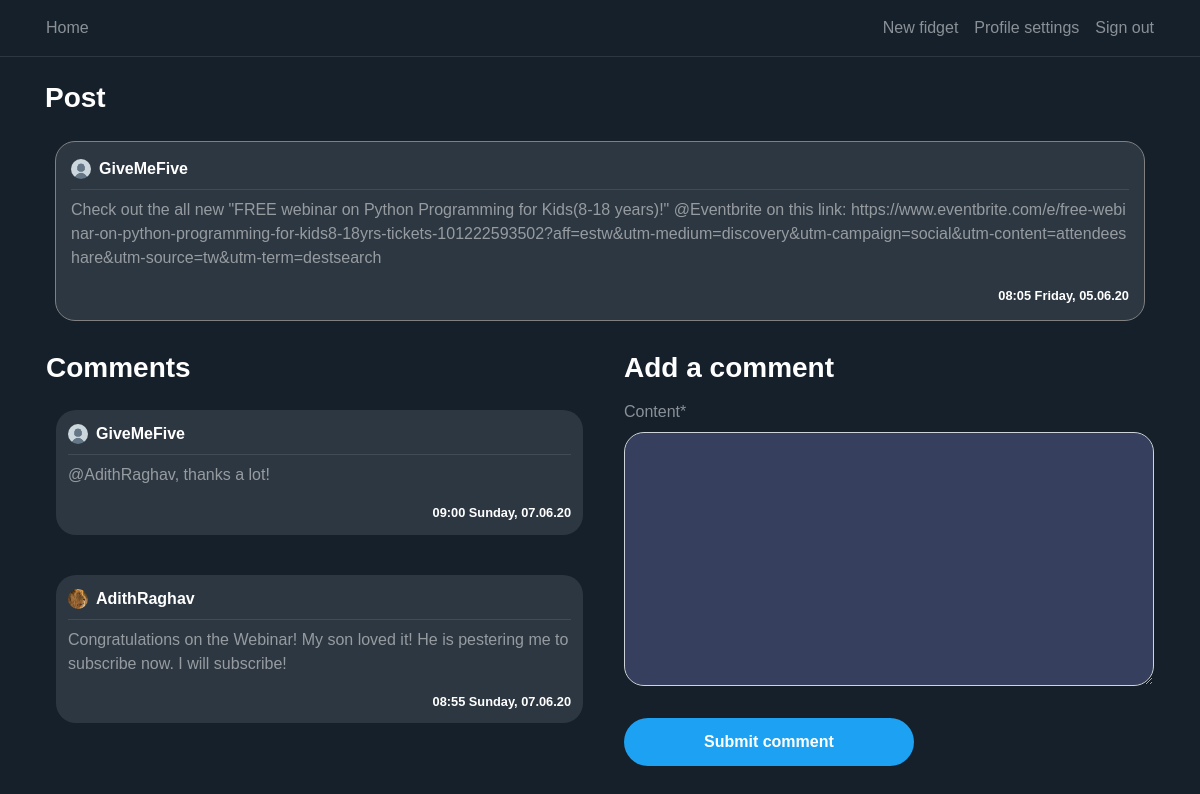
The app's page /post/15/ (signed in) with its own data.
### blog/models.py (models this page shows, shortened)
class Post(models.Model):
    content = models.TextField(max_length=1000)
    date_posted = models.DateTimeField(default=timezone.now)
    author = models.ForeignKey(User, on_delete=models.CASCADE)
    likes= models.IntegerField(default=0)
    dislikes= models.IntegerField(default=0)

class Comment(models.Model):
    content = models.TextField(max_length=600)
    date_posted = models.DateTimeField(default=timezone.now)
    author = models.ForeignKey(User, on_delete=models.CASCADE)
    post_connected = models.ForeignKey(Post, on_delete=models.CASCADE)

### users/models.py (models this page shows, shortened)
class Profile(models.Model):
    user = models.OneToOneField(User, on_delete=models.CASCADE)
    image = models.ImageField(default='default.png', upload_to='profile_pics')

### blog/views.py (the view)
# urls.py: path('post/<int:pk>/', PostDetailView.as_view(), name='post-detail'),
class PostDetailView(DetailView):
    model = Post
    template_name = 'blog/post_detail.html'
    context_object_name = 'post'
    def get_context_data(self, **kwargs):
        data = super().get_context_data(**kwargs)
        comments_connected = Comment.objects.filter(post_connected=self.get_object()).order_by('-date_posted')
        data['comments'] = comments_connected
        data['form'] = NewCommentForm(instance=self.request.user)
        return data
    def post(self, request, *args, **kwargs):
        new_comment = Comment(content=request.POST.get('content'),
                              author=self.request.user,
                              post_connected=self.get_object())
        new_comment.save()
        return self.get(self, request, *args, **kwargs)

### blog/forms.py
class NewCommentForm(forms.ModelForm):
    class Meta:
        model = Comment
        fields = ['content']

### blog/templates/blog/post_detail.html (shortened to what this page needs)
{% extends "blog/base.html" %}
{% load crispy_forms_tags %}
{% block content %}
<div class="container">
    <h3 class="white-important mb-3">
        Post
    </h3>
   <article class="media content-section">
        <div style="width: 100%; word-break: break-all;" class="hovered-tweet-comment">
            <div class="pb-2 row m-0 " style="width: 100%; margin-right: 0 !important;">
               <div
                       style="padding-left: 0px !important;"
                       class="col-8 no-padding d-flex align-items-center">
                   <img
                       class="rounded-circle mr-2"
                       style="width: 20px; height: 20px;"
                       src="{{ post.author.profile.image.url }}">
                   <a class="mr-2 white-important" href="{% url 'user-posts' post.author %}">
                       {{ post.author }}
                   </a>
               </div>
               <div class="col-4 d-flex flex-row-reverse no-padding align-items-center"
                    style="padding-right: 0 !important;">
               </div>
           </div>
            <div
                    class="mb-2 "
                    style="width: 100%; height: 1px; background-color: rgba(255, 255, 255, 0.1)"></div>
            <a style="color: rgba(255, 255, 255, 0.5) !important;">
                <p>
                    {{ post.content }}
                </p>
                <small
                    class="white-important d-flex full-width flex-row-reverse">
                    {{ post.date_posted | date:"H:i l, d.m.y" }}
                </small>
            </a>
        </div>
   </article>
    <div class="row pl-3">
        <div class="col-12 col-md-6 pl-0">
         <h3 class="white-important mb-3">
             Comments
         </h3>
        {% for comment in comments %}
            <article class="media content-section">
                <div style="width: 100%; word-break: break-all;" class="hovered-tweet-comment-in">
                <div class="pb-2 row m-0" style="width: 100%; margin-right: 0 !important;">
                   <div
                           style="padding-left: 0px !important;"
                           class="col-8 no-padding d-flex align-items-center">
                       <img
                           class="rounded-circle mr-2"
                           style="width: 20px; height: 20px;"
                           src="{{ comment.author.profile.image.url }}">
                       <a class="mr-2 white-important" href="{% url 'user-posts' comment.author.username %}">
                           {{ comment.author }}
                       </a>
                   </div>
               </div>
                <div
                        class="mb-2"
                        style="width: 100%; height: 1px; background-color: rgba(255, 255, 255, 0.1)"></div>
                <a style="color: rgba(255, 255, 255, 0.5) !important;">
                    <p>
                        {{ comment.content }}
                    </p>
                    <small
                        class="white-important d-flex full-width flex-row-reverse">
                        {{ comment.date_posted | date:"H:i l, d.m.y" }}
                    </small>
                </a>
            </div>
            </article>
        {% endfor %}
        </div>
        {% if user is not None %}
            <div class="col-12 col-md-6 pl-0 pl-md-3 pr-3">
                <h3 class="white-important mb-3">
                    Add a comment
                </h3>
                <form method="POST">
                    <fieldset class="form-group">
                        {{ form | crispy }}
                    </fieldset>
                    <div class="form-group">
                        <button class="btn btn-outline-primary" type="submit">Submit comment</button>
                    </div>
                </form>
            </div>
        {% endif %}
    </div>
  </div>
{% endblock content %}

### blog/static/blog/main.css (style rules this page uses)
:root { --muted-color: rgba(255, 255, 255, 0.5); }
body { background: #15202b; color: var(--muted-color); margin-top: 5rem; }
h1, h2, h3, h4, h5, h6 { color: var(--muted-color); }
.content-section { padding: 10px 10px; margin-bottom: 20px; }
.no-padding { padding: 0 !important; }
a { color: white; text-underline: none; text-decoration: none !important; }
article { border-radius: 4px; }
.white-important { color: white; font-weight: bold; }
.full-width { width: 100% }
.btn-outline-primary { border-color: white; color: white !important; padding: 12px 80px 12px 80px; font-weight: bold; background-color: #1da1f2; border:0; border-radius: 25px; }
.form-control { background-color: #36405e !important; color: var(--muted-color) !important; box-shadow: 0 0 0 0 !important; border-radius: 20px !important; }
.hovered-tweet-comment { background-color: #2d3741 !important; padding:15px; border-radius: 20px; border:1px solid grey; }
.hovered-tweet-comment-in { background-color: #2d3741 !important; padding:12px; border-radius: 20px; }

### blog/static/blog/style.css (style rules this page uses)
body { font-family: Arial, Helvetica, sans-serif; height: 100vh; margin: 0; padding: 0; }

### records on screen
Post: author.profile.image (placeholder picture), author "GiveMeFive", content "Check out the all new \"FREE webinar on Python Programming for Kids(8-18 years)!\" @Eventbrite on this link: https://www.eventbrite.com/e/free-webinar-on-python-programming-for-kids8-18yrs-tickets-101222593502?aff=estw&utm-medium=discovery&utm-campaign=social&utm-content=attendeeshare&utm-source=tw&utm-term=destsearch", date_posted "08:05 Friday, 05.06.20"
Comment: author.profile.image (placeholder picture), author "GiveMeFive", content "@AdithRaghav, thanks a lot!", date_posted "09:00 Sunday, 07.06.20"
Comment: author.profile.image (picture), author "AdithRaghav", content "Congratulations on the Webinar! My son loved it! He is pestering me to subscribe now. I will subscribe!", date_posted "08:55 Sunday, 07.06.20"
